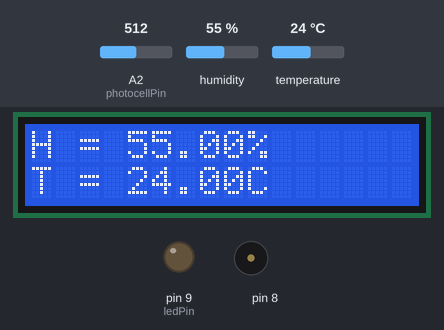
A sketch run on a simulated Arduino Uno, built with avr-gcc and run on an emulated ATmega328P. Shown: 16×2 character LCD, output pins drawn as LEDs (lit = HIGH), buzzer (waves = sounding). The test bench sets the inputs (shaded band); at power-on: temperature 24 °C, A2 (photocellPin) = 512, humidity 55 %. What the sketch prints to the serial monitor is not drawn.

Above: at 1.2 s.
1.3 s: temperature set to 7 °C
At 2.5 s:
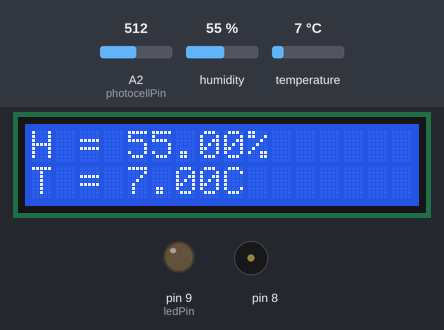
3.6 s: A2 (photocellPin) set to 32
9.8 s: A2 (photocellPin) set to 26
At 11.7 s:
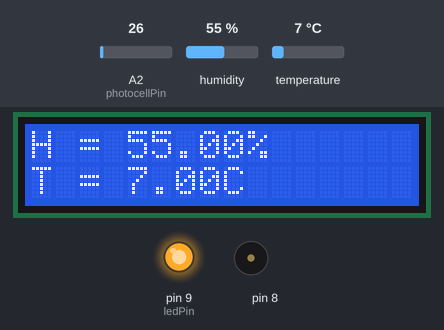
12.5 s: temperature set to 12 °C
At 14.2 s:
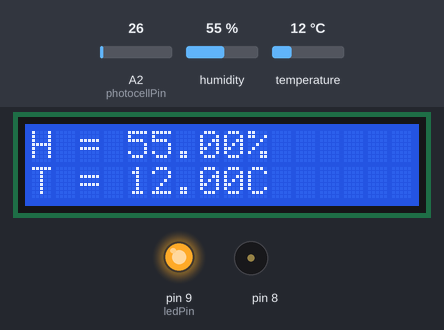
14.5 s: humidity set to 22 %
At 20.5 s:
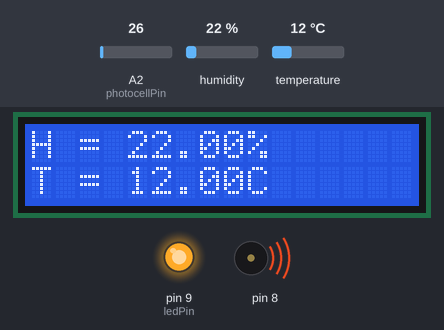
20.7 s: humidity set to 40 %
At 22.3 s:
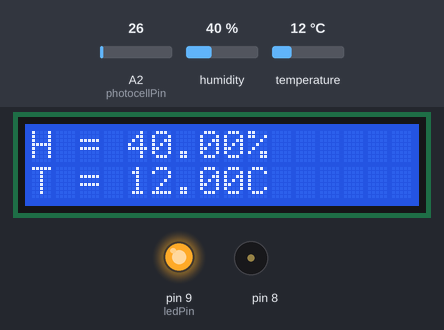
Timing chart, 0 to 23.8 s (numbered marks = the images above; inputs shaded):
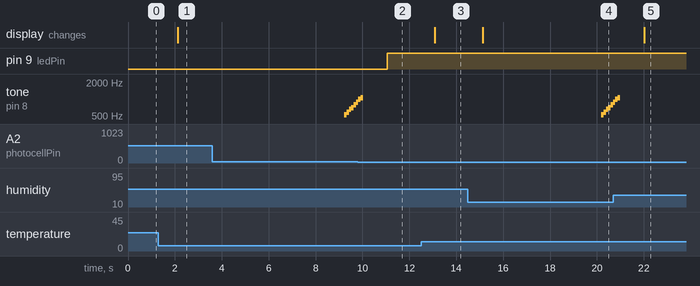

The sketch:

Project.ino
```cpp
// include the library code:
#include "pitches.h" //buzzer
#include <LiquidCrystal.h> //LCD
#include "DHT.h"  //DHT

//LCD&DHT
#define DHT_Type DHT11      // DHT 11
#define DHT11_PIN A0  //定義資料PIN腳
//宣告物件
DHT DhtObj(DHT11_PIN, DHT_Type);
const int rs = 2, en = 3, d4 = 4, d5 = 5, d6 = 6, d7 = 7;
LiquidCrystal lcd(rs, en, d4, d5, d6, d7);

//buzzer
// notes in the melody:
int melody[] = {

  NOTE_C5, NOTE_D5, NOTE_E5, NOTE_F5, NOTE_G5, NOTE_A5, NOTE_B5, NOTE_C6};

int duration = 100;  // 100 miliseconds

//設定變數，計算倒數計時
int t=10;
int k;
int var=0;

//photocell
int photocellPin = 2; // 光敏電阻 (photocell) 接在 anallog pin 2
int photocellVal = 0; // photocell variable
int minLight = 30;   // 最小光線門檻值
int ledPin =9; //led 接在 digital pin 9
int ledState = 0; //ledState variable

void setup() {
  Serial.begin(9600);
  pinMode(ledPin, OUTPUT);
  lcd.begin(16, 2); // 初始化 LCD，一行 16 的字元，共 2 行

}

void loop() {
  lcd.setCursor(0, 0); //第一行LCD顯示溼度
  lcd.print("H = ");
  lcd.print(DhtObj.readHumidity());
  lcd.print("% ");

  lcd.setCursor(0, 1); //第二行LCD顯示溫度
  lcd.print("T = ");
  lcd.print(DhtObj.readTemperature());
  lcd.println("C ");


  var++;
  k=t-var;
  Serial.print("var=");
  Serial.println(var); //輸出 次數到 Serial Port
  Serial.print("k=");
  Serial.println(k); //輸出 距離buzzer響起的秒數到 Serial Port

  photocellVal = analogRead(photocellPin); // 讀取光敏電阻並輸出到 Serial Port
  Serial.print("photocellVa=");
  Serial.println(photocellVal);

  // 光線不足時打開 LED
  if (photocellVal < minLight && ledState == 0 ) {

    digitalWrite(ledPin, HIGH); // turn on LED

    ledState = 1;

    // var++;
    // k=t-var;

   }

//如果k倒數至0，buzzer響起
    if(k==0){
         for (int thisNote = 0; thisNote < 8; thisNote++)
              {
                tone(8, melody[thisNote], duration);  // 在 pin8 上輸出聲音，每個音階響 0.1 秒
                delay(100);
              }
          var=0; //歸0重新計算
       }

  // 光線充足時關掉 LED
  if (photocellVal > minLight && ledState == 1) {

    digitalWrite(ledPin, LOW); // turn off LED

    ledState = 0;
    var=0;

  }
  Serial.print("ledState=");//輸出 ledState到 Serial Port
  Serial.println(ledState);

 delay(1000);

}
```

Measured:
- the behaviour switches between 30 and 29 on A2 (photocellPin) (found by bisection; images 1 and 2)
- after the input at 1.3 s, the display: changes after 0.82 s (image 1)
- after the input at 9.8 s, pin 9 (ledPin): LOW → HIGH after 1.3 s
- after the input at 12.5 s, the display: changes after 0.59 s (image 3)
- after the input at 14.5 s, the display: changes after 0.62 s (image 4)
- after the input at 20.7 s, the display: changes after 1.3 s (image 5)
- by itself, tone on pin 8: plays 523 Hz for 0.10 s, 587 Hz for 0.10 s, 659 Hz for 0.10 s, 698 Hz for 0.10 s, 784 Hz for 0.10 s, 880 Hz for 0.01 s
